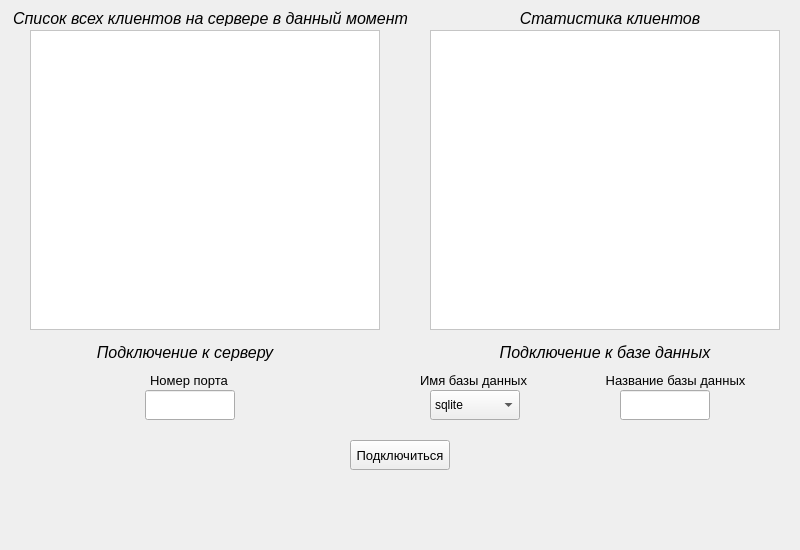
<?xml version="1.0" encoding="UTF-8"?>
<ui version="4.0">
 <class>MainWindow</class>
 <widget class="QMainWindow" name="MainWindow">
  <property name="geometry">
   <rect>
    <x>0</x>
    <y>0</y>
    <width>800</width>
    <height>550</height>
   </rect>
  </property>
  <property name="windowTitle">
   <string>AdminPanel</string>
  </property>
  <property name="styleSheet">
   <string notr="true"/>
  </property>
  <widget class="QWidget" name="centralwidget">
   <property name="styleSheet">
    <string notr="true"/>
   </property>
   <widget class="QListView" name="ClientsList">
    <property name="geometry">
     <rect>
      <x>30</x>
      <y>30</y>
      <width>350</width>
      <height>300</height>
     </rect>
    </property>
    <property name="styleSheet">
     <string notr="true">background-color: rgb(255, 255, 255);</string>
    </property>
   </widget>
   <widget class="QLabel" name="HeddingClientList">
    <property name="geometry">
     <rect>
      <x>10</x>
      <y>10</y>
      <width>401</width>
      <height>16</height>
     </rect>
    </property>
    <property name="font">
     <font>
      <family>Arial</family>
      <pointsize>12</pointsize>
      <italic>true</italic>
     </font>
    </property>
    <property name="styleSheet">
     <string notr="true"/>
    </property>
    <property name="text">
     <string>Список всех клиентов на сервере в данный момент</string>
    </property>
    <property name="alignment">
     <set>Qt::AlignCenter</set>
    </property>
   </widget>
   <widget class="QLabel" name="HeddingClientStatistic">
    <property name="geometry">
     <rect>
      <x>510</x>
      <y>10</y>
      <width>200</width>
      <height>16</height>
     </rect>
    </property>
    <property name="font">
     <font>
      <family>Arial</family>
      <pointsize>12</pointsize>
      <italic>true</italic>
     </font>
    </property>
    <property name="styleSheet">
     <string notr="true"/>
    </property>
    <property name="text">
     <string>Статистика клиентов</string>
    </property>
    <property name="alignment">
     <set>Qt::AlignCenter</set>
    </property>
   </widget>
   <widget class="QListView" name="ClientsStatistic">
    <property name="geometry">
     <rect>
      <x>430</x>
      <y>30</y>
      <width>350</width>
      <height>300</height>
     </rect>
    </property>
    <property name="styleSheet">
     <string notr="true">background-color: rgb(255, 255, 255);</string>
    </property>
   </widget>
   <widget class="QLabel" name="HeddingServerConnection">
    <property name="geometry">
     <rect>
      <x>60</x>
      <y>340</y>
      <width>250</width>
      <height>25</height>
     </rect>
    </property>
    <property name="font">
     <font>
      <family>Arial</family>
      <pointsize>12</pointsize>
      <italic>true</italic>
     </font>
    </property>
    <property name="styleSheet">
     <string notr="true"/>
    </property>
    <property name="text">
     <string>Подключение к серверу</string>
    </property>
    <property name="alignment">
     <set>Qt::AlignCenter</set>
    </property>
   </widget>
   <widget class="QLabel" name="PortNumber">
    <property name="geometry">
     <rect>
      <x>150</x>
      <y>370</y>
      <width>81</width>
      <height>21</height>
     </rect>
    </property>
    <property name="font">
     <font>
      <family>Arial</family>
      <pointsize>10</pointsize>
     </font>
    </property>
    <property name="text">
     <string>Номер порта</string>
    </property>
   </widget>
   <widget class="QPushButton" name="PortConnectionButton">
    <property name="geometry">
     <rect>
      <x>350</x>
      <y>440</y>
      <width>100</width>
      <height>30</height>
     </rect>
    </property>
    <property name="font">
     <font>
      <family>Arial</family>
      <pointsize>10</pointsize>
     </font>
    </property>
    <property name="text">
     <string>Подключиться</string>
    </property>
   </widget>
   <widget class="QLabel" name="HeddingDBConnection">
    <property name="geometry">
     <rect>
      <x>480</x>
      <y>340</y>
      <width>250</width>
      <height>25</height>
     </rect>
    </property>
    <property name="font">
     <font>
      <family>Arial</family>
      <pointsize>12</pointsize>
      <italic>true</italic>
     </font>
    </property>
    <property name="styleSheet">
     <string notr="true"/>
    </property>
    <property name="text">
     <string>Подключение к базе данных</string>
    </property>
    <property name="alignment">
     <set>Qt::AlignCenter</set>
    </property>
   </widget>
   <widget class="QLabel" name="DialectDB">
    <property name="geometry">
     <rect>
      <x>420</x>
      <y>370</y>
      <width>111</width>
      <height>21</height>
     </rect>
    </property>
    <property name="font">
     <font>
      <family>Arial</family>
      <pointsize>10</pointsize>
     </font>
    </property>
    <property name="text">
     <string>Имя базы данных</string>
    </property>
   </widget>
   <widget class="QLabel" name="NameDb">
    <property name="geometry">
     <rect>
      <x>600</x>
      <y>370</y>
      <width>151</width>
      <height>21</height>
     </rect>
    </property>
    <property name="font">
     <font>
      <family>Arial</family>
      <pointsize>10</pointsize>
     </font>
    </property>
    <property name="text">
     <string>Название базы данных</string>
    </property>
    <property name="alignment">
     <set>Qt::AlignCenter</set>
    </property>
   </widget>
   <widget class="QComboBox" name="DialectDBComboBox">
    <property name="geometry">
     <rect>
      <x>430</x>
      <y>390</y>
      <width>90</width>
      <height>30</height>
     </rect>
    </property>
    <item>
     <property name="text">
      <string>sqlite</string>
     </property>
    </item>
    <item>
     <property name="text">
      <string>mySQL</string>
     </property>
    </item>
   </widget>
   <widget class="QLineEdit" name="NameDBTextBox">
    <property name="geometry">
     <rect>
      <x>620</x>
      <y>390</y>
      <width>90</width>
      <height>30</height>
     </rect>
    </property>
   </widget>
   <widget class="QLineEdit" name="PortTextBox">
    <property name="geometry">
     <rect>
      <x>145</x>
      <y>390</y>
      <width>90</width>
      <height>30</height>
     </rect>
    </property>
   </widget>
  </widget>
 </widget>
 <tabstops>
  <tabstop>PortTextBox</tabstop>
  <tabstop>DialectDBComboBox</tabstop>
  <tabstop>NameDBTextBox</tabstop>
  <tabstop>PortConnectionButton</tabstop>
  <tabstop>ClientsList</tabstop>
  <tabstop>ClientsStatistic</tabstop>
 </tabstops>
 <resources/>
 <connections/>
</ui>
